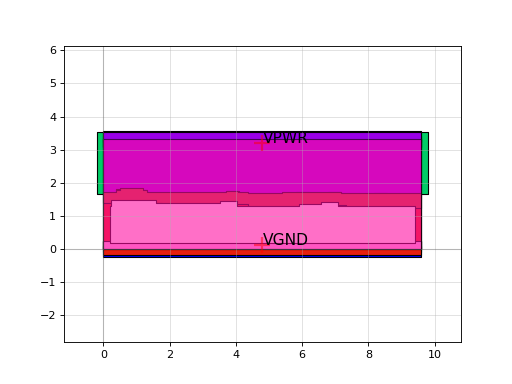

Generate this figure with Python:
import sky130

c = sky130.components.sky130_fd_sc_hs__xor3_2()
c.plot()
